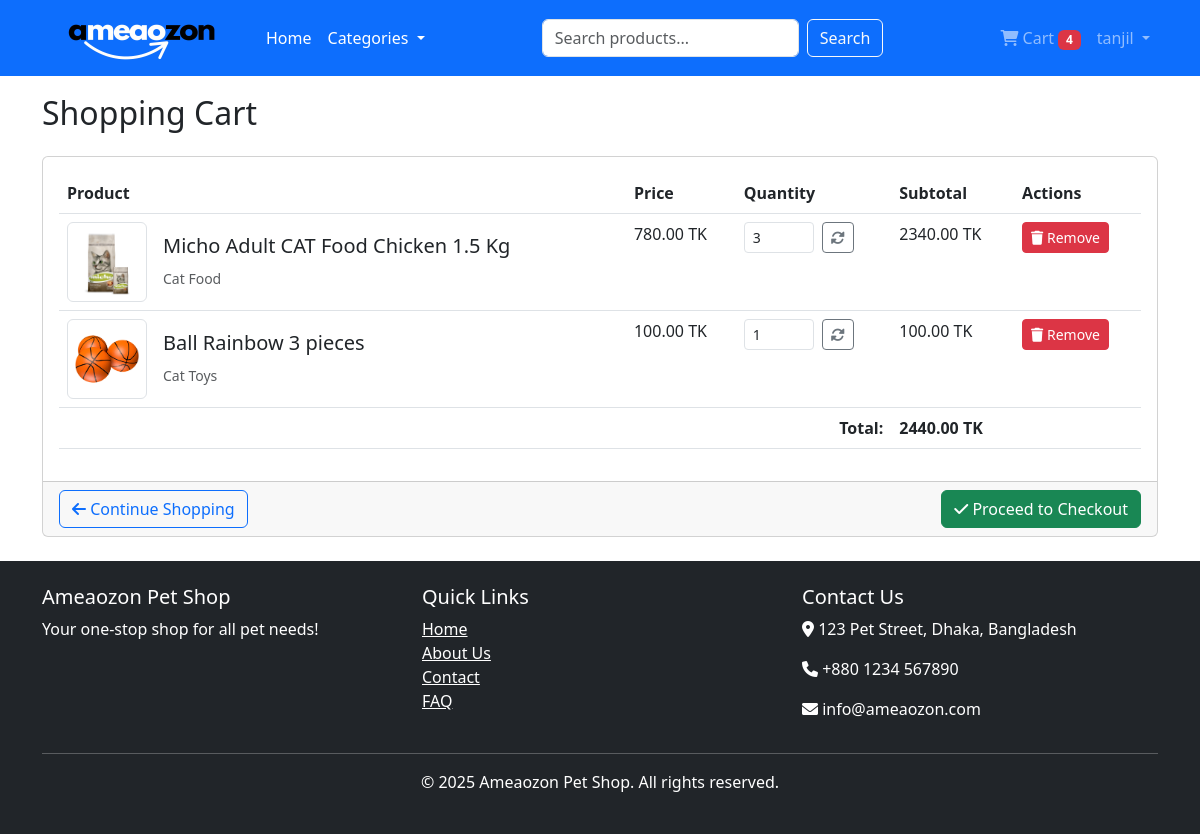
The page /orders/cart/ (signed in) on the database as committed earlier.
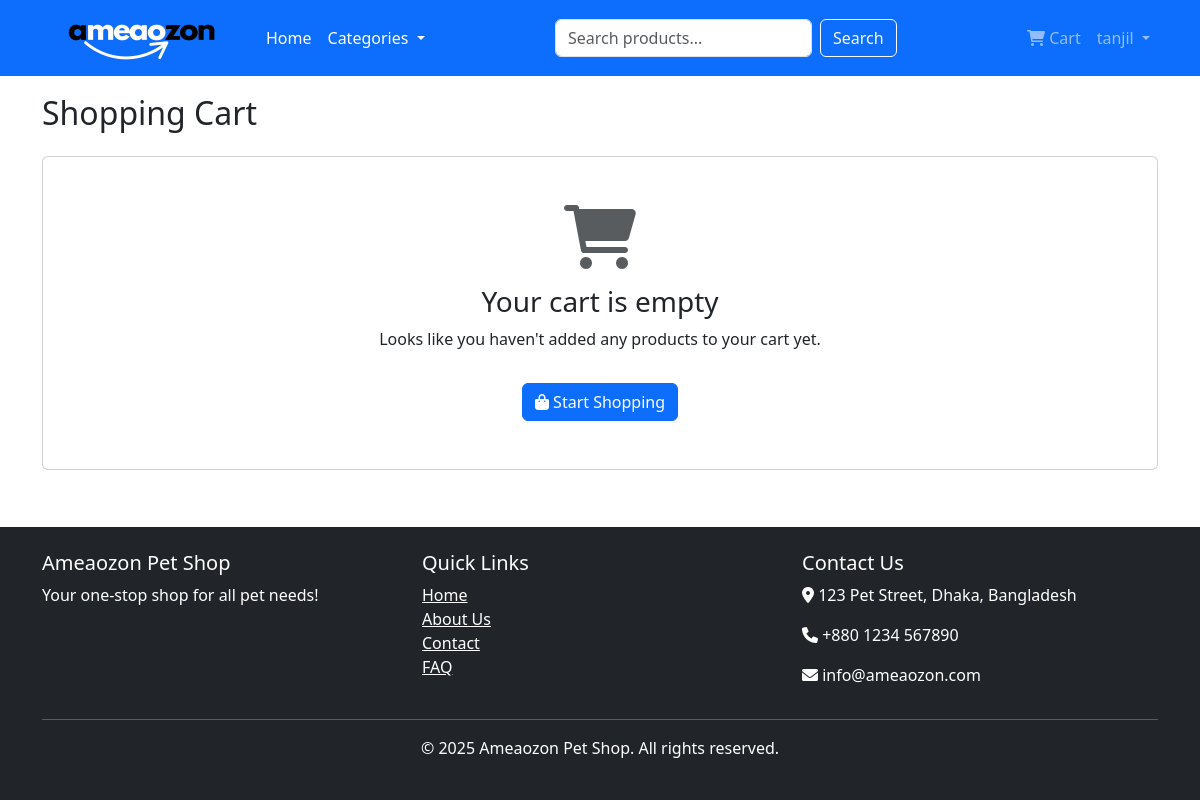
The same page on the database as committed later.
### orders/models.py (models this page shows, shortened)
class CartItem(models.Model):
    cart = models.ForeignKey(Cart, on_delete=models.CASCADE, related_name='items')
    product = models.ForeignKey(Product, on_delete=models.CASCADE)
    quantity = models.PositiveIntegerField(default=1)
    def get_cost(self):
        return self.product.price * self.quantity

class Cart(models.Model):
    user = models.OneToOneField(settings.AUTH_USER_MODEL, on_delete=models.CASCADE)
    created_at = models.DateTimeField(auto_now_add=True)
    updated_at = models.DateTimeField(auto_now=True)
    def get_total_price(self):
        return sum(item.get_cost() for item in self.items.all())
    def get_total_items(self):
        return sum(item.quantity for item in self.items.all())

### store/models.py (models this page shows, shortened)
class Product(models.Model):
    subcategory = models.ForeignKey(SubCategory, on_delete=models.CASCADE, related_name='products')
    name = models.CharField(max_length=200)
    slug = models.SlugField(unique=True)
    description = models.TextField()
    price = models.DecimalField(max_digits=10, decimal_places=2)
    stock = models.PositiveIntegerField(default=0)
    is_available = models.BooleanField(default=True)
    image = models.ImageField(upload_to='products/')
    created_at = models.DateTimeField(auto_now_add=True)
    updated_at = models.DateTimeField(auto_now=True)

class SubCategory(models.Model):
    category = models.ForeignKey(Category, on_delete=models.CASCADE, related_name='subcategories')
    name = models.CharField(max_length=100)
    slug = models.SlugField(unique=True)
    description = models.TextField(blank=True, null=True)
    image = models.ImageField(upload_to='subcategories/', blank=True, null=True)
    is_active = models.BooleanField(default=True)
    created_at = models.DateTimeField(auto_now_add=True)
    updated_at = models.DateTimeField(auto_now=True)
    class Meta:
        verbose_name_plural = 'Sub Categories'

### orders/views.py (the view)
# urls.py: path('cart/', views.cart_detail, name='cart_detail'),
@login_required
def cart_detail(request):
    try:
        cart = Cart.objects.get(user=request.user)
        cart_items = cart.items.all()
    except Cart.DoesNotExist:
        cart = None
        cart_items = []
    context = {
        'cart': cart,
        'cart_items': cart_items
    }
    return render(request, 'orders/cart_detail.html', context)

### accounts/models.py (called while the page is built)
    def is_admin(self):
        return self.user_type == self.ADMIN

### store/context_processors.py (called while the page is built)
def categories(request):
    return {
        'categories': Category.objects.filter(is_active=True)
    }

def cart_count(request):
    count = 0
    if request.user.is_authenticated:
        try:
            cart = Cart.objects.get(user=request.user)
            count = cart.get_total_items()
        except Cart.DoesNotExist:
            count = 0
    return {'cart_count': count}

### templates/orders/cart_detail.html (shortened to what the changed rows need)
{% extends 'base.html' %}
{% block content %}
<div class="row">
    <div class="col-12">
        <h2 class="mb-4">Shopping Cart</h2>
        {% if cart_items %}
        <div class="card">
            <div class="card-body">
                <div class="table-responsive">
                    <table class="table table-hover">
                        <thead>
                            <tr>
                                <th>Product</th>
                                <th>Price</th>
                                <th>Quantity</th>
                                <th>Subtotal</th>
                                <th>Actions</th>
                            </tr>
                        </thead>
                        <tbody>
                            {% for item in cart_items %}
                            <tr>
                                <td>
                                    <div class="d-flex align-items-center">
                                        {% if item.product.image %}
                                            <img src="{{ item.product.image.url }}" alt="{{ item.product.name }}" class="img-thumbnail me-3" style="width: 80px; height: 80px; object-fit: cover;">
                                        {% else %}
                                            <img src="https://via.placeholder.com/80" alt="{{ item.product.name }}" class="img-thumbnail me-3">
                                        {% endif %}
                                        <div>
                                            <h5>{{ item.product.name }}</h5>
                                            <small class="text-muted">{{ item.product.subcategory.name }}</small>
                                        </div>
                                    </div>
                                </td>
                                <td>{{ item.product.price }} TK</td>
                                <td>
                                    <form action="{% url 'orders:cart_update' item.product.id %}" method="post" class="d-flex align-items-center">
                                        <input type="number" name="quantity" value="{{ item.quantity }}" min="1" max="{{ item.product.stock }}" class="form-control form-control-sm" style="width: 70px;">
                                        <button type="submit" class="btn btn-sm btn-outline-secondary ms-2">
                                            <i class="fas fa-sync-alt"></i>
                                        </button>
                                    </form>
                                </td>
                                <td>{{ item.get_cost }} TK</td>
                                <td>
                                    <a href="{% url 'orders:cart_remove' item.product.id %}" class="btn btn-sm btn-danger">
                                        <i class="fas fa-trash"></i> Remove
                                    </a>
                                </td>
                            </tr>
                            {% endfor %}
                        </tbody>
                        <tfoot>
                            <tr>
                                <td colspan="3" class="text-end"><strong>Total:</strong></td>
                                <td><strong>{{ cart.get_total_price }} TK</strong></td>
                                <td></td>
                            </tr>
                        </tfoot>
                    </table>
                </div>
            </div>
            <div class="card-footer">
                <div class="d-flex justify-content-between">
                    <a href="{% url 'store:home' %}" class="btn btn-outline-primary">
                        <i class="fas fa-arrow-left"></i> Continue Shopping
                    </a>
                    <a href="{% url 'orders:checkout' %}" class="btn btn-success">
                        <i class="fas fa-check"></i> Proceed to Checkout
                    </a>
                </div>
            </div>
        </div>
        {% else %}
        <div class="card">
            <div class="card-body text-center py-5">
                <i class="fas fa-shopping-cart fa-4x mb-3 text-muted"></i>
                <h3>Your cart is empty</h3>
                <p>Looks like you haven't added any products to your cart yet.</p>
                <a href="{% url 'store:home' %}" class="btn btn-primary mt-3">
                    <i class="fas fa-shopping-bag"></i> Start Shopping
                </a>
            </div>
        </div>
        {% endif %}
    </div>
</div>
{% endblock %}

### templates/base.html (shortened to what this page needs)
{% load static %}
<!DOCTYPE html>
<html lang="en" class="h-100">
<head>
    <link href="https://cdn.jsdelivr.net/npm/bootstrap@5.3.0-alpha1/dist/css/bootstrap.min.css" rel="stylesheet">
    <link rel="stylesheet" href="https://cdnjs.cloudflare.com/ajax/libs/font-awesome/6.0.0/css/all.min.css">
    <link rel="stylesheet" href="{% static 'css/custom.css' %}">
</head>
<body class="d-flex flex-column min-vh-100">
    <nav class="navbar navbar-expand-lg navbar-dark bg-primary fixed-top">
        <div class="container">
            <a class="navbar-brand" href="{% url 'store:home' %}">
                <img src="{% static 'images/logo2.png' %}" style="height: 50px;">
            </a>
            <div class="collapse navbar-collapse" id="navbarNav">
                <ul class="navbar-nav me-auto">
                    <li class="nav-item">
                        <a class="nav-link text-white" href="{% url 'store:home' %}">Home</a>
                    </li>
                    <li class="nav-item dropdown">
                        <a class="nav-link dropdown-toggle text-white" href="#" id="navbarDropdown" role="button" data-bs-toggle="dropdown">
                            Categories
                        </a>
                    </li>
                </ul>
                <form class="d-flex mx-auto" action="{% url 'store:search' %}" method="GET">
                    <input class="form-control me-2" type="search" name="q" placeholder="Search products..." aria-label="Search">
                    <button class="btn btn-outline-light" type="submit">Search</button>
                </form>
                <ul class="navbar-nav ms-auto">
                    <li class="nav-item">
                        <a class="nav-link" href="{% url 'orders:cart_detail' %}">
                            <i class="fas fa-shopping-cart"></i> Cart
                            {% if cart_count %}
                                <span class="badge bg-danger">{{ cart_count }}</span>
                            {% endif %}
                        </a>
                    </li>
                    {% if user.is_authenticated %}
                        <li class="nav-item dropdown">
                            <a class="nav-link dropdown-toggle" href="#" id="userDropdown" role="button" data-bs-toggle="dropdown">
                                {{ user.username }}
                            </a>
                        </li>
                    {% endif %}
                </ul>
            </div>
        </div>
    </nav>
    <main class="container py-4 flex-grow-1">
        {% block content %}{% endblock %}
    </main>
    <footer class="bg-dark text-white py-4 mt-auto">
        <div class="container">
            <div class="row">
                <div class="col-md-4">
                    <h5>Ameaozon Pet Shop</h5>
                    <p>Your one-stop shop for all pet needs!</p>
                </div>
                <div class="col-md-4">
                    <h5>Quick Links</h5>
                    <ul class="list-unstyled">
                        <li><a class="text-white" href="{% url 'store:home' %}">Home</a></li>
                        <li><a class="text-white" href="#">About Us</a></li>
                        <li><a class="text-white" href="#">Contact</a></li>
                        <li><a class="text-white" href="#">FAQ</a></li>
                    </ul>
                </div>
                <div class="col-md-4">
                    <h5>Contact Us</h5>
                    <address>
                        <p><i class="fas fa-map-marker-alt"></i> 123 Pet Street, Dhaka, Bangladesh</p>
                        <p><i class="fas fa-phone"></i> +880 1234 567890</p>
                        <p><i class="fas fa-envelope"></i> info@ameaozon.com</p>
                    </address>
                </div>
            </div>
            <hr>
            <div class="text-center">
                <p>&copy; {% now "Y" %} Ameaozon Pet Shop. All rights reserved.</p>
            </div>
        </div>
    </footer>
</body>
</html>

Rows that differ between the two databases and show on the page:
removed CartItem: product.image (picture), product.name "Micho Adult CAT Food Chicken 1.5 Kg", product.subcategory.name "Cat Food", product.price "780.00", quantity "3", get_cost "2340.00"
removed CartItem: product.image (picture), product.name "Ball Rainbow 3 pieces", product.subcategory.name "Cat Toys", product.price "100.00", quantity "1", get_cost "100.00"
no longer on this page (row unchanged): Cart: get_total_price "2440.00"
Other text that changed with them:
{{ cart_count }}: "4" → (not shown)
text no longer shown: "Product Price Quantity Subtotal Actions Total: TK Continue Shopping Proceed to Checkout"
text now shown: "Your cart is empty Looks like you haven't added any products to your cart yet. Start Shopping"
